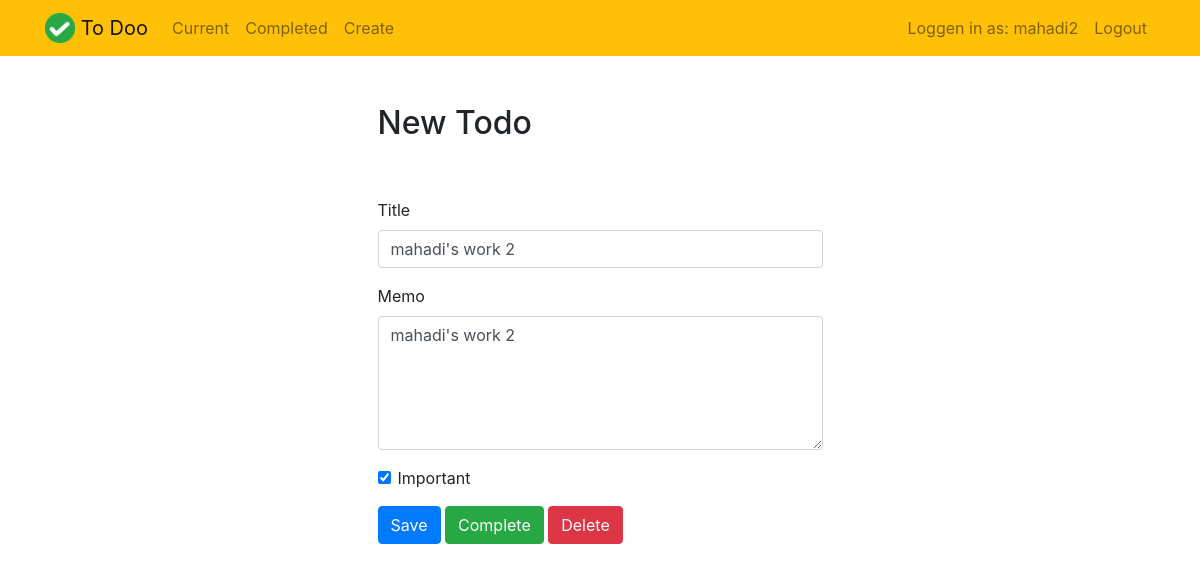
The app's page /todo/11 (signed in) with its own data.
### todo/models.py (models this page shows, shortened)
class Todo(models.Model):
    title = models.CharField(max_length=100)
    memo = models.TextField(blank=True)
    created = models.DateTimeField(auto_now_add=True)
    datecompleted = models.DateTimeField(null=True, blank=True)
    important = models.BooleanField(default=False)
    user = models.ForeignKey(User, on_delete=models.CASCADE)

### todo/views.py (the view, shortened to what this page needs)
# urls.py: path('todo/<int:todo_pk>', views.viewtodo, name='viewtodo'),
@login_required
def viewtodo(request, todo_pk):
    todo = get_object_or_404(Todo, pk=todo_pk, user=request.user)
    if request.method == 'GET':
        form = TodoForm(instance=todo)
        return render(request, 'todo/viewtodo.html', {'todo':todo, 'form':form})

### todo/forms.py
class TodoForm(ModelForm):
    class Meta:
        model = Todo
        fields = ['title', 'memo', 'important']

### todo/templates/todo/viewtodo.html (shortened to what this page needs)
{% extends "todo/base.html" %}
{% block content %}
    <div class="row justify-content-center mt-5">
        <div class="col-md-5">
            <h2>New Todo</h2>
        </div>
    </div>
    <div class="row justify-content-center mt-5">
        <div class="col-md-5">
            <form method="POST">
                <div class="form-group">
                    <label for="title">Title</label>
                    <input type="text" name="title" class="form-control" id="title" value="{{ todo.title }}" required>
                </div>
                <div class="form-group">
                    <label for="memo">Memo</label>
                    <textarea name="memo" rows="5" class="form-control" id="memo" >{{ todo.memo }}</textarea>
                </div>
                <div class="form-group form-check">
                    <input type="checkbox" name="important" class="form-check-input" id="important" {% if todo.important %}checked{% endif %}>
                    <label class="form-check-label" for="important">Important</label>
                </div>
                <button type="submit" class="btn btn-primary">Save</button>
                <button type="button" class="btn btn-success" onclick="$('#complete').click()">Complete</button>
                <button type="button" class="btn btn-danger" onclick="$('#delete').click()">Delete</button>
            </form>
        </div>
    </div>
{% endblock %}

### todo/templates/todo/base.html (shortened to what this page needs)
{% load static %}
<!doctype html>
<html lang="en">
<head>
    <link rel="stylesheet" href="https://stackpath.bootstrapcdn.com/bootstrap/4.4.1/css/bootstrap.min.css">
</head>
<body>
<nav class="navbar navbar-expand-md navbar-light bg-warning">
<div class="container">
    <a class="navbar-brand" href="{% url 'home' %}">
         <img src="{% static 'todo/logo.png' %}" width="30" height="30" class="d-inline-block align-top">
        <span>To Doo</span>
    </a>
    <div class="collapse navbar-collapse" id="navbarNav">
    {% if user.is_authenticated %}
        <ul class="navbar-nav mr-auto">
                <li class="nav-item {{ current }}">
                    <a class="nav-link" href="{% url 'currenttodos' %}">Current</a>
                </li>
                <li class="nav-item {{ completed }}">
                    <a class="nav-link" href="{% url 'completedtodos' %}">Completed</a>
                </li>
                <li class="nav-item {{ create }}">
                    <a class="nav-link" href="{% url 'createtodo' %}">Create</a>
                </li>
        </ul>
    {% endif %}
    <ul class="navbar-nav ml-auto">
            {% if user.is_authenticated %}
                <li class="nav-item {{ user.username }}">
                    <a class="nav-link" href="{% url 'home' %}">Loggen in as: {{ user.username }}</a>
                </li>
                <li class="nav-item">
                    <a href="#" onclick="$('#signOutBtn').click()" class="nav-link">Logout</a>
                </li>
            {% endif %}
        </ul>
    </div>
</div>
</nav>
<div class="container">
{% block content %}{% endblock %}
</div>
</body>
</html>

### records on screen
Todo: title "mahadi's work 2", memo "mahadi's work 2", important "☑"

### other values on screen
{{ user.username }} "mahadi2"
